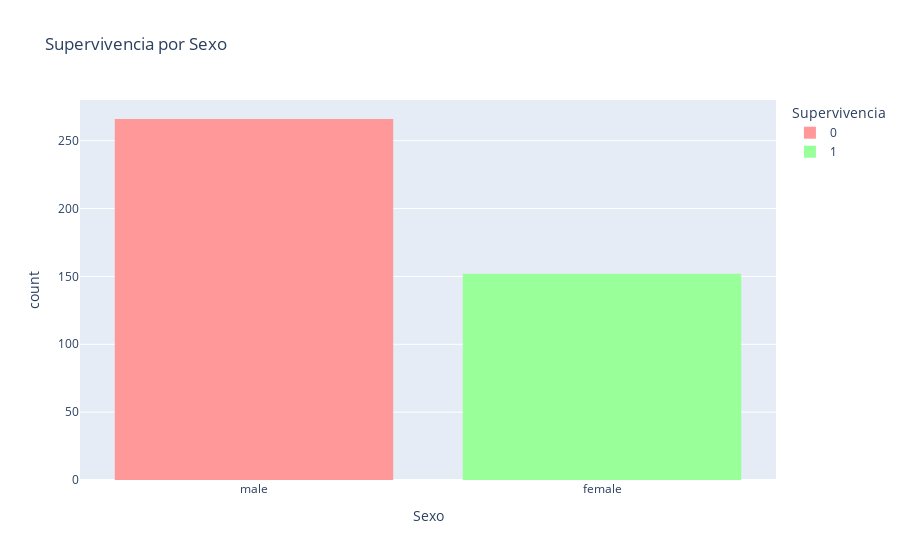

Source (notebook cell):
### Markdown cell above
### Supervivencia por Sexo

### Code cell
# Gráfico de supervivencia por sexo
fig_sex = px.histogram(df, x='Sex', color='Survived', title='Supervivencia por Sexo',
                        labels={'Sex': 'Sexo', 'Survived': 'Supervivencia'},
                        color_discrete_sequence=['#FF9999', '#99FF99'])

fig_sex.show()

### Figure 1 — Plotly figure (JSON) as saved in the notebook; plotly's stock layout.template omitted (floating-point values rounded to 4 significant figures; data arrays with more than 128 entries replaced by an {"elided": "..."} marker saying what was removed)
{"data": [{"alignmentgroup": "True", "bingroup": "x", "hovertemplate": "Supervivencia=0<br>Sexo=%{x}<br>count=%{y}<extra></extra>", "legendgroup": "0", "marker": {"color": "#FF9999", "pattern": {"shape": ""}}, "name": "0", "offsetgroup": "0", "orientation": "v", "showlegend": true, "type": "histogram", "x": {"elided": "266 str values"}, "xaxis": "x", "yaxis": "y"}, {"alignmentgroup": "True", "bingroup": "x", "hovertemplate": "Supervivencia=1<br>Sexo=%{x}<br>count=%{y}<extra></extra>", "legendgroup": "1", "marker": {"color": "#99FF99", "pattern": {"shape": ""}}, "name": "1", "offsetgroup": "1", "orientation": "v", "showlegend": true, "type": "histogram", "x": {"elided": "152 str values"}, "xaxis": "x", "yaxis": "y"}], "layout": {"barmode": "relative", "legend": {"title": {"text": "Supervivencia"}, "tracegroupgap": 0}, "title": {"text": "Supervivencia por Sexo"}, "xaxis": {"anchor": "y", "domain": [0, 1], "title": {"text": "Sexo"}}, "yaxis": {"anchor": "x", "domain": [0, 1], "title": {"text": "count"}}}}
